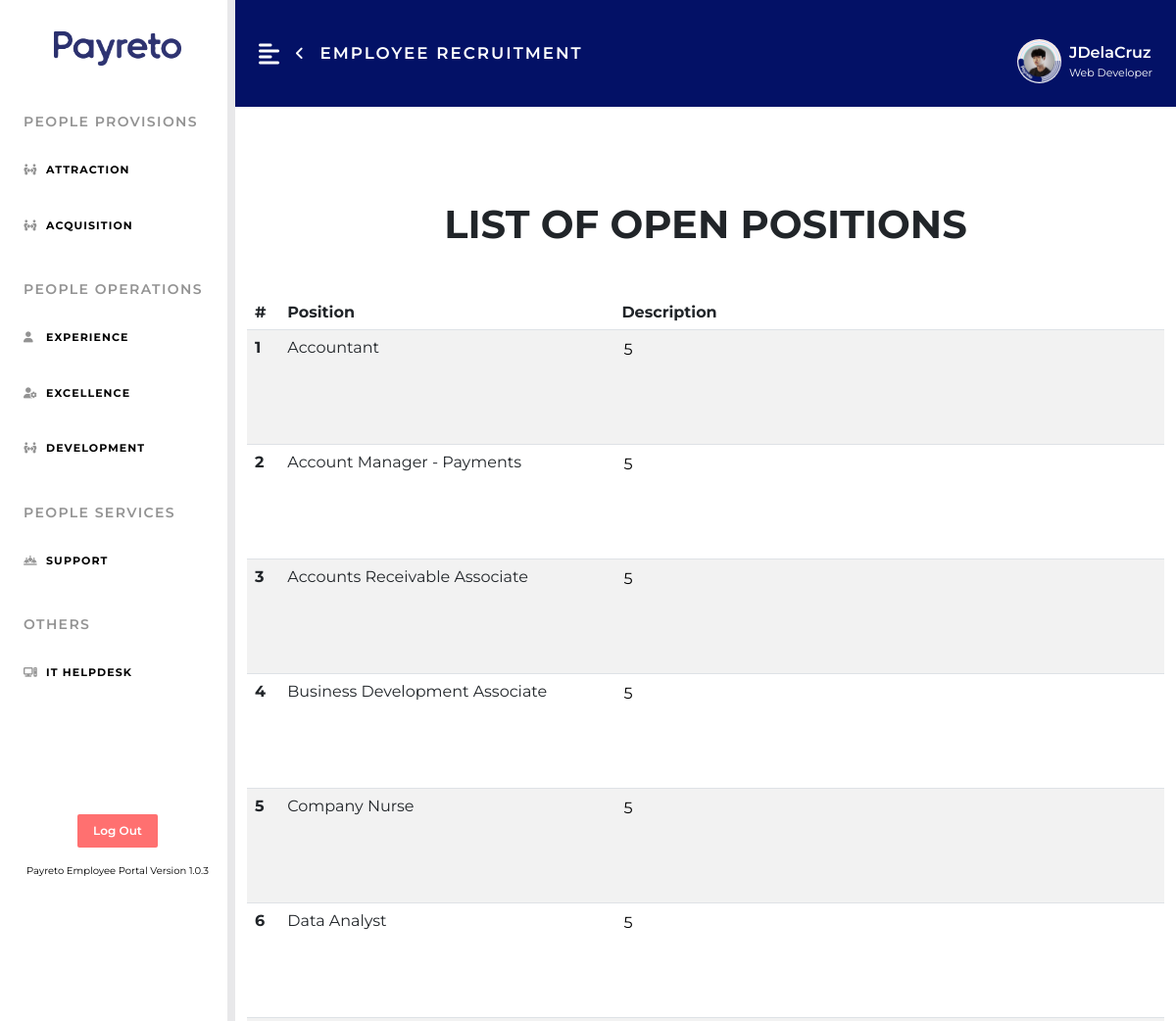
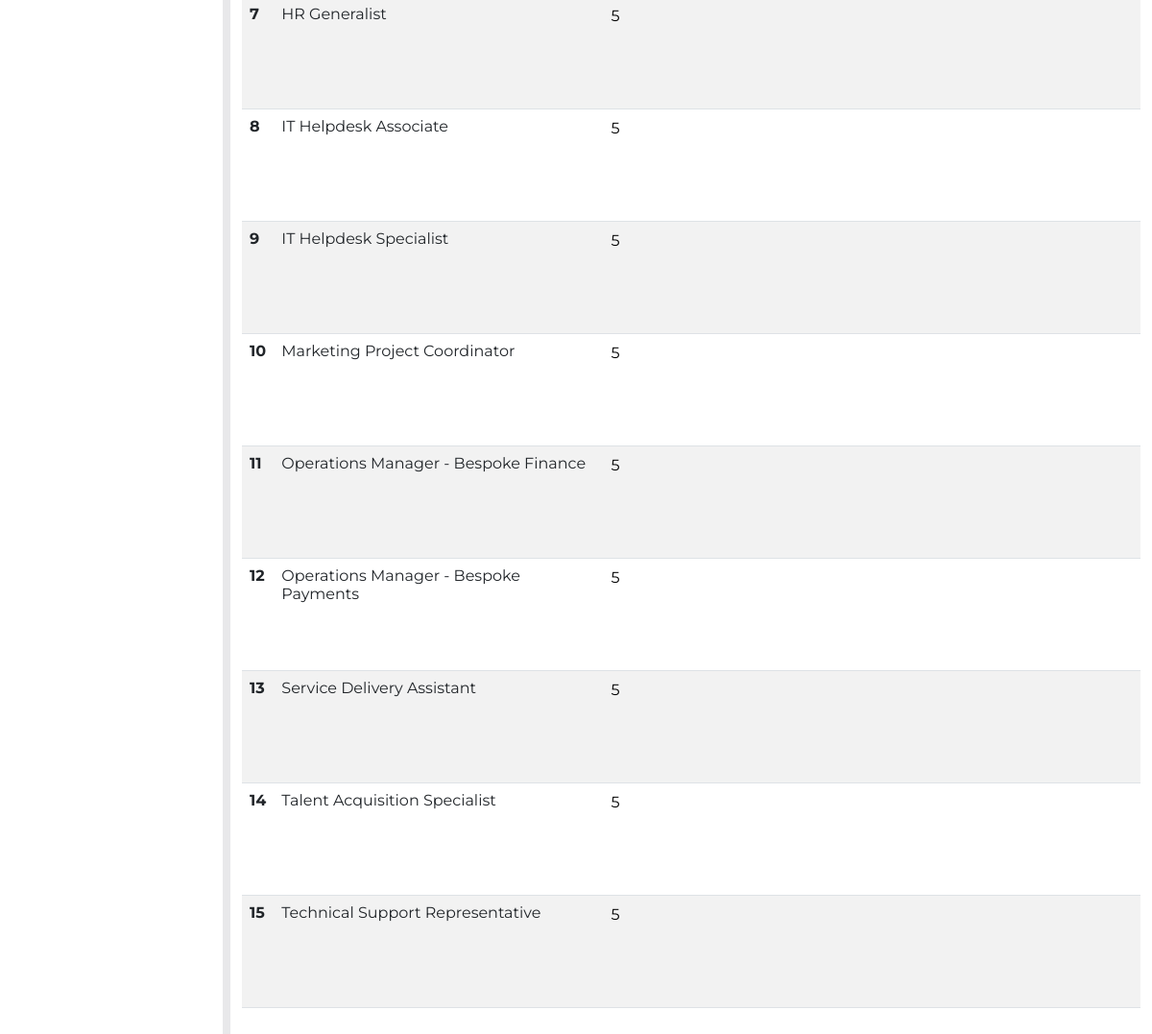
Page /people_provisions/people_acquisition/content/open_requisitions.php (signed in) on the committed database (2 pictures, top to bottom).
### tables this page shows
CREATE TABLE `open_requisitions` (
  `r_id` int(50) NOT NULL,
  `r_pos` varchar(255) NOT NULL,
  `r_desc` int(2) NOT NULL
);

### people_provisions/people_acquisition/content/open_requisitions.php (the view, shortened to what this page needs)
<?php
include '../../../includes/functions-inc.php';
include '../../../includes/plugins.php';
?>
<!DOCTYPE html>
<html lang="en">
<head>
    <link rel="stylesheet" href="/Employee-Portal/assets/css/dashboard_styles.css">
    <link rel="stylesheet" href="/Employee-Portal/people_provisions/people_acquisition/assets/css/p_acquisition_styles.css">
</head>
<?php
$sql = "SELECT * FROM open_requisitions";
$result = mysqli_query($conn, $sql);
$row = mysqli_fetch_all($result, MYSQLI_ASSOC);
?>
<body>
    <div class="d-flex" id="wrapper">
        <?php include "../../../includes/sidebar.php"; ?>
        <div id="page-content-wrapper">
            <nav class="heading-payreto navbar navbar-expand-lg navbar-light py-3 px-4">
                <div class="d-flex align-items-center header-text">
                    <i class="fas fa-align-left tertiary-text fs-4 me-3" id="menu-toggle"></i>
                    <a class="back-icon me-3" href="/Employee-Portal/people_provisions/people_acquisition/index.php"><i class="back-icon fa-solid fa-angle-left"></i></a>
                    <h4 class="m-0">EMPLOYEE RECRUITMENT</h4>
                </div>
                <?php
                include "../../../includes/header.php";
                ?>
            </nav>
            <div class="w-100 py-5">
                <div class="container">
                    <h1 class="card-heading my-5 text-uppercase text-center">LIST OF OPEN POSITIONS</h1>
                    <?php if (empty($row)) : ?>
                        <div class="container d-flex justify-content-center">
                            <img src="/Employee-Portal/assets/img/under_construction.gif">
                        </div>
                        <div class="container d-flex justify-content-center">
                            <p style="color: red;" class="card-heading">Under Construction... Come back soon! </p>
                        </div>
                    <?php else : ?>
                        <table class="table table-striped table-hover">
                            <thead>
                                <tr>
                                    <th scope="col">#</th>
                                    <th scope="col">Position</th>
                                    <th scope="col">Description</th>
                                </tr>
                            </thead>
                            <tbody>
                                <?php
                                $j = 1;
                                foreach ($row as $key => $value) {
                                    echo "<tr>";
                                    echo "<th scope='row'>$j</th>";
                                    echo "<td>" . $value['r_pos'] . "</td>";
                                    echo "<td style=\"width: 60%;\"><textarea id=\"myTextarea\" oninput=\"autoAdjustRowHeight(this)\" style=\"width: 100%; height: auto; background:none; min-height: 100px; border: none; outline: none; resize: none; overflow: auto;\">" . $value['r_desc'] . "</textarea></td>";
                                    echo "</tr>";
                                    $j++;
                                }
                                ?>
                            </tbody>
                        </table>
                    <?php endif; ?>
                </div>
            </div>
        </div>
    </div>
</body>
</html>

### assets/css/dashboard_styles.css (style rules this page uses)
* { font-family: 'Montserrat', sans-serif; transition: opacity 0.4s; }
:root { --main-bg-color: #009d63; --main-text-color: #FFFFFF; --second-text-color: #FFFFFF; --second-bg-color: #c1efde; }
.tertiary-text { color: var(--main-text-color); }
.heading-payreto { padding: 3rem 0 3rem 0; background-color: #031166; }
.header-text h4 { font-size: clamp(1em, 1.4vw, 3em); font-weight: 600; letter-spacing: 2px; color: #FFFFFF; text-transform: uppercase; }
#wrapper { overflow-x: hidden; background-color: #FFFFFF; }
#page-content-wrapper { min-width: 100vw; }
#menu-toggle { cursor: pointer; }
@media (min-width: 768px) { #page-content-wrapper { min-width: 0; width: 100%; } }

### people_provisions/people_acquisition/assets/css/p_acquisition_styles.css (style rules this page uses)
.card-heading { font-weight: 700; }
.back-icon { text-decoration: none; color: #ffffff; font-size: 1.9vh; }

### rows in the picture
open_requisitions: r_pos "Accountant", r_desc "5"
open_requisitions: r_pos "Account Manager - Payments", r_desc "5"
open_requisitions: r_pos "Accounts Receivable Associate", r_desc "5"
open_requisitions: r_pos "Business Development Associate", r_desc "5"
open_requisitions: r_pos "Company Nurse", r_desc "5"
open_requisitions: r_pos "Data Analyst", r_desc "5"
open_requisitions: r_pos "HR Generalist", r_desc "5"
open_requisitions: r_pos "IT Helpdesk Associate", r_desc "5"
open_requisitions: r_pos "IT Helpdesk Specialist", r_desc "5"
open_requisitions: r_pos "Marketing Project Coordinator", r_desc "5"
open_requisitions: r_pos "Operations Manager - Bespoke Finance", r_desc "5"
open_requisitions: r_pos "Operations Manager - Bespoke Payments", r_desc "5"
open_requisitions: r_pos "Service Delivery Assistant", r_desc "5"
open_requisitions: r_pos "Talent Acquisition Specialist", r_desc "5"
open_requisitions: r_pos "Technical Support Representative", r_desc "5"

### other values in the picture
$version_num "1.0.3"
